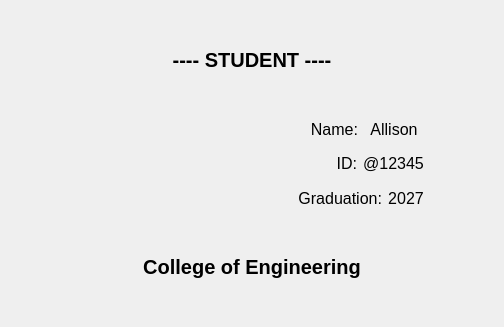
<?xml version="1.0" encoding="UTF-8"?>
<ui version="4.0">
 <class>studentCardDisplay</class>
 <widget class="QDialog" name="studentCardDisplay">
  <property name="geometry">
   <rect>
    <x>0</x>
    <y>0</y>
    <width>504</width>
    <height>327</height>
   </rect>
  </property>
  <property name="windowTitle">
   <string>Dialog</string>
  </property>
  <property name="autoFillBackground">
   <bool>false</bool>
  </property>
  <layout class="QVBoxLayout" name="verticalLayout_2">
   <item>
    <widget class="QLabel" name="label_student">
     <property name="font">
      <font>
       <pointsize>15</pointsize>
       <bold>true</bold>
      </font>
     </property>
     <property name="text">
      <string>---- STUDENT ----</string>
     </property>
     <property name="alignment">
      <set>Qt::AlignmentFlag::AlignCenter</set>
     </property>
    </widget>
   </item>
   <item>
    <layout class="QHBoxLayout" name="horizontalLayout_4">
     <item>
      <spacer name="horizontalSpacer_5">
       <property name="orientation">
        <enum>Qt::Orientation::Horizontal</enum>
       </property>
       <property name="sizeHint" stdset="0">
        <size>
         <width>40</width>
         <height>20</height>
        </size>
       </property>
      </spacer>
     </item>
     <item>
      <spacer name="horizontalSpacer">
       <property name="orientation">
        <enum>Qt::Orientation::Horizontal</enum>
       </property>
       <property name="sizeHint" stdset="0">
        <size>
         <width>20</width>
         <height>20</height>
        </size>
       </property>
      </spacer>
     </item>
     <item>
      <widget class="QLabel" name="label_logo">
       <property name="text">
        <string/>
       </property>
       <property name="alignment">
        <set>Qt::AlignmentFlag::AlignCenter</set>
       </property>
      </widget>
     </item>
     <item>
      <spacer name="horizontalSpacer_2">
       <property name="orientation">
        <enum>Qt::Orientation::Horizontal</enum>
       </property>
       <property name="sizeHint" stdset="0">
        <size>
         <width>40</width>
         <height>20</height>
        </size>
       </property>
      </spacer>
     </item>
     <item>
      <spacer name="horizontalSpacer_4">
       <property name="orientation">
        <enum>Qt::Orientation::Horizontal</enum>
       </property>
       <property name="sizeHint" stdset="0">
        <size>
         <width>40</width>
         <height>20</height>
        </size>
       </property>
      </spacer>
     </item>
     <item>
      <layout class="QVBoxLayout" name="verticalLayout">
       <item>
        <layout class="QHBoxLayout" name="horizontalLayout">
         <item>
          <widget class="QLabel" name="label_name">
           <property name="font">
            <font>
             <pointsize>12</pointsize>
            </font>
           </property>
           <property name="text">
            <string>Name:</string>
           </property>
           <property name="alignment">
            <set>Qt::AlignmentFlag::AlignRight|Qt::AlignmentFlag::AlignTrailing|Qt::AlignmentFlag::AlignVCenter</set>
           </property>
          </widget>
         </item>
         <item>
          <widget class="QLabel" name="label_studentName">
           <property name="font">
            <font>
             <pointsize>12</pointsize>
            </font>
           </property>
           <property name="text">
            <string>Allison</string>
           </property>
           <property name="alignment">
            <set>Qt::AlignmentFlag::AlignCenter</set>
           </property>
          </widget>
         </item>
        </layout>
       </item>
       <item>
        <layout class="QHBoxLayout" name="horizontalLayout_2">
         <item>
          <widget class="QLabel" name="label_id">
           <property name="font">
            <font>
             <pointsize>12</pointsize>
            </font>
           </property>
           <property name="text">
            <string>ID:</string>
           </property>
           <property name="alignment">
            <set>Qt::AlignmentFlag::AlignRight|Qt::AlignmentFlag::AlignTrailing|Qt::AlignmentFlag::AlignVCenter</set>
           </property>
          </widget>
         </item>
         <item>
          <widget class="QLabel" name="label_studentID">
           <property name="font">
            <font>
             <pointsize>12</pointsize>
            </font>
           </property>
           <property name="text">
            <string>@12345</string>
           </property>
           <property name="alignment">
            <set>Qt::AlignmentFlag::AlignCenter</set>
           </property>
          </widget>
         </item>
        </layout>
       </item>
       <item>
        <layout class="QHBoxLayout" name="horizontalLayout_3">
         <item>
          <widget class="QLabel" name="label_graduation">
           <property name="font">
            <font>
             <pointsize>12</pointsize>
            </font>
           </property>
           <property name="text">
            <string>Graduation:</string>
           </property>
           <property name="alignment">
            <set>Qt::AlignmentFlag::AlignRight|Qt::AlignmentFlag::AlignTrailing|Qt::AlignmentFlag::AlignVCenter</set>
           </property>
          </widget>
         </item>
         <item>
          <widget class="QLabel" name="label_studentGraduation">
           <property name="font">
            <font>
             <pointsize>12</pointsize>
            </font>
           </property>
           <property name="text">
            <string>2027</string>
           </property>
           <property name="alignment">
            <set>Qt::AlignmentFlag::AlignCenter</set>
           </property>
          </widget>
         </item>
        </layout>
       </item>
      </layout>
     </item>
     <item>
      <spacer name="horizontalSpacer_3">
       <property name="orientation">
        <enum>Qt::Orientation::Horizontal</enum>
       </property>
       <property name="sizeHint" stdset="0">
        <size>
         <width>40</width>
         <height>20</height>
        </size>
       </property>
      </spacer>
     </item>
    </layout>
   </item>
   <item>
    <widget class="QLabel" name="label_studentCollege">
     <property name="font">
      <font>
       <pointsize>15</pointsize>
       <bold>true</bold>
      </font>
     </property>
     <property name="text">
      <string>College of Engineering</string>
     </property>
     <property name="alignment">
      <set>Qt::AlignmentFlag::AlignCenter</set>
     </property>
    </widget>
   </item>
  </layout>
 </widget>
 <resources/>
 <connections/>
</ui>
